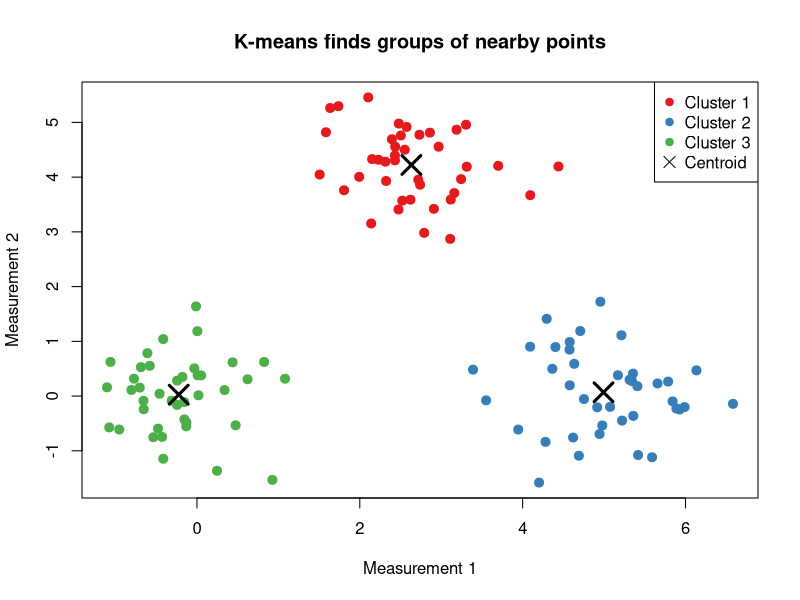
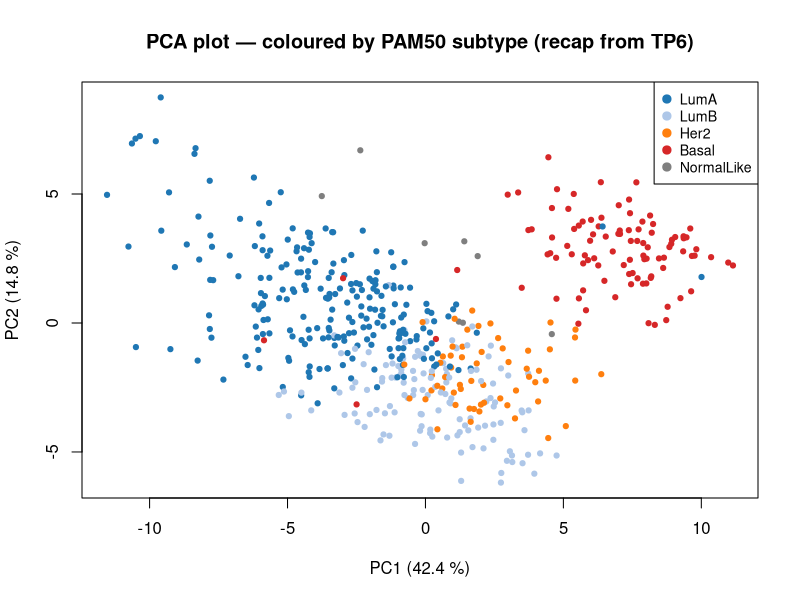
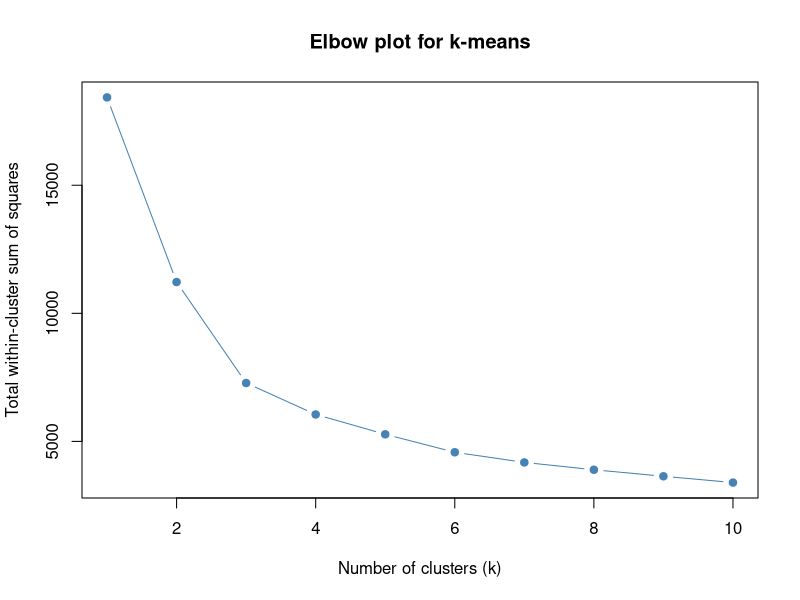
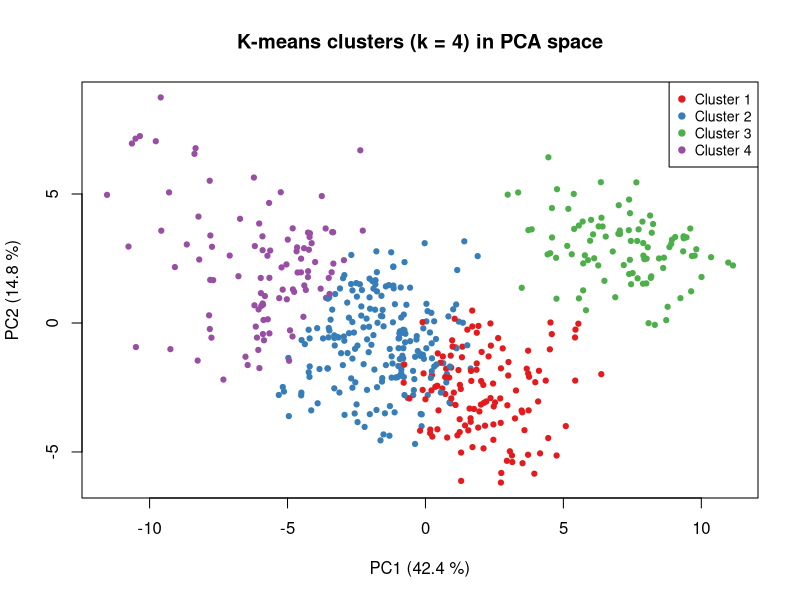
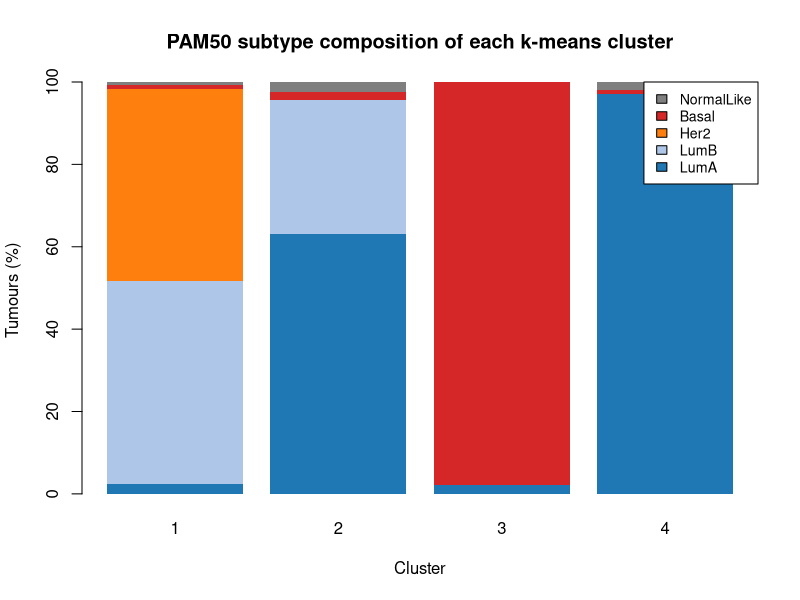
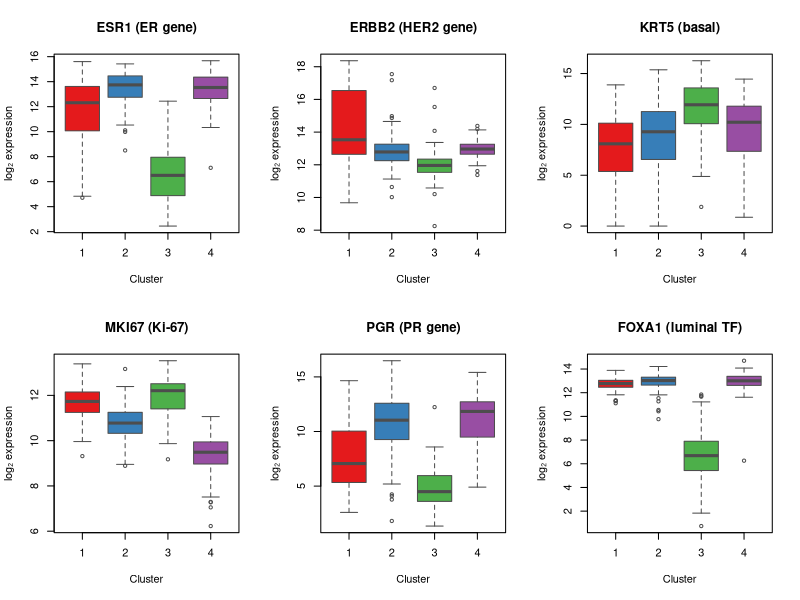
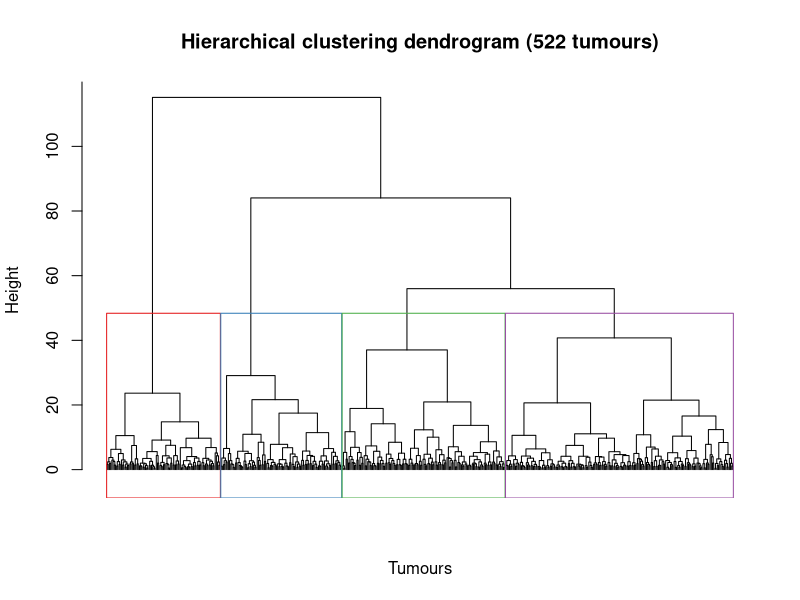
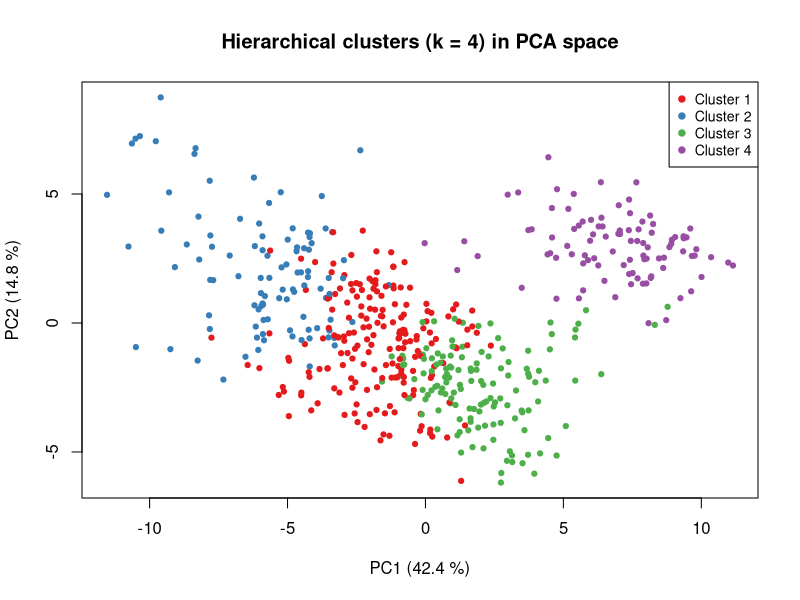

R code for these plots, in order:
## ---- chunk 1
knitr::opts_chunk$set(echo = TRUE, message = FALSE, warning = FALSE,
                      fig.width = 7, fig.height = 4.5, fig.align = "center")
## ---- chunk 2
set.seed(11)
n_per <- 40
blob1 <- cbind(rnorm(n_per, mean = 0,   sd = 0.7), rnorm(n_per, mean = 0,   sd = 0.7))
blob2 <- cbind(rnorm(n_per, mean = 5,   sd = 0.7), rnorm(n_per, mean = 0,   sd = 0.7))
blob3 <- cbind(rnorm(n_per, mean = 2.5, sd = 0.7), rnorm(n_per, mean = 4.3, sd = 0.7))
toy <- rbind(blob1, blob2, blob3)

km_toy   <- kmeans(toy, centers = 3, nstart = 25)
toy_cols <- c("#e41a1c", "#377eb8", "#4daf4a")

plot(toy, pch = 19, cex = 1.2,
     col  = toy_cols[km_toy$cluster],
     xlab = "Measurement 1", ylab = "Measurement 2",
     main = "K-means finds groups of nearby points")
points(km_toy$centers, pch = 4, cex = 2.5, lwd = 3, col = "black")
legend("topright", legend = c("Cluster 1", "Cluster 2", "Cluster 3", "Centroid"),
       col = c(toy_cols, "black"), pch = c(19, 19, 19, 4), pt.cex = c(1, 1, 1, 1.5))
## ---- chunk 3
brca <- read.csv("../data/brca_pam50.csv", row.names = 1)
gene_cols <- colnames(brca)[7:56]

subtype_cols <- c(
  LumA       = "#1f77b4",
  LumB       = "#aec7e8",
  Her2       = "#ff7f0e",
  Basal      = "#d62728",
  NormalLike = "#7f7f7f"
)

X   <- scale(brca[, gene_cols])
pca <- prcomp(X, scale. = FALSE)
var_exp <- pca$sdev^2 / sum(pca$sdev^2) * 100

scores <- as.data.frame(pca$x)
scores$subtype <- factor(brca$pam50,
                         levels = c("LumA", "LumB", "Her2", "Basal", "NormalLike"))
col_pts <- subtype_cols[as.character(scores$subtype)]
## ---- chunk 4
plot(scores$PC1, scores$PC2,
     col  = col_pts, pch = 19, cex = 0.7,
     xlab = paste0("PC1 (", round(var_exp[1], 1), " %)"),
     ylab = paste0("PC2 (", round(var_exp[2], 1), " %)"),
     main = "PCA plot — coloured by PAM50 subtype (recap from TP6)")
legend("topright", legend = names(subtype_cols), col = subtype_cols,
       pch = 19, cex = 0.85, pt.cex = 1.1)
## ---- chunk 5
npc <- 5   # number of PCs used as clustering input
## ---- chunk 6
set.seed(42)

wss <- sapply(1:10, function(k) {
  kmeans(pca$x[, 1:npc], centers = k, nstart = 25)$tot.withinss
})

plot(1:10, wss, type = "b", pch = 19, col = "steelblue",
     xlab = "Number of clusters (k)",
     ylab = "Total within-cluster sum of squares",
     main = "Elbow plot for k-means")
## ---- chunk 7
set.seed(42)
cl_cols <- c("#e41a1c", "#377eb8", "#4daf4a", "#984ea3")

km <- kmeans(pca$x[, 1:npc], centers = 4, nstart = 25)
scores$cluster_km <- as.factor(km$cluster)
## ---- chunk 8
plot(scores$PC1, scores$PC2,
     col = cl_cols[scores$cluster_km], pch = 19, cex = 0.7,
     xlab = paste0("PC1 (", round(var_exp[1], 1), " %)"),
     ylab = paste0("PC2 (", round(var_exp[2], 1), " %)"),
     main = "K-means clusters (k = 4) in PCA space")
legend("topright", legend = paste("Cluster", 1:4),
       col = cl_cols, pch = 19, cex = 0.85)
## ---- chunk 9
tab_km <- table(Cluster = scores$cluster_km, PAM50 = scores$subtype)
tab_km
round(prop.table(tab_km, margin = 1) * 100, 1)
## ---- chunk 10
pct_mat <- t(prop.table(tab_km, margin = 1)) * 100   # subtypes × clusters

barplot(pct_mat,
        col    = subtype_cols[rownames(pct_mat)],
        border = NA,
        legend.text = rownames(pct_mat),
        args.legend = list(x = "topright", cex = 0.85),
        ylab = "Tumours (%)", xlab = "Cluster",
        main = "PAM50 subtype composition of each k-means cluster")
## ---- chunk 11
highlight_genes <- c("ESR1", "ERBB2", "KRT5", "MKI67", "PGR", "FOXA1")
pretty <- c("ESR1 (ER gene)", "ERBB2 (HER2 gene)", "KRT5 (basal)",
            "MKI67 (Ki-67)", "PGR (PR gene)", "FOXA1 (luminal TF)")

par(mfrow = c(2, 3))
for (i in seq_along(highlight_genes)) {
  boxplot(brca[[ highlight_genes[i] ]] ~ scores$cluster_km,
          col    = cl_cols, border = "grey30",
          main   = pretty[i],
          xlab   = "Cluster", ylab = "log₂ expression")
}
par(mfrow = c(1, 1))
## ---- chunk 12
d  <- dist(pca$x[, 1:npc])
hc <- hclust(d, method = "ward.D2")
## ---- chunk 13
plot(hc, labels = FALSE, hang = -1,
     main = "Hierarchical clustering dendrogram (522 tumours)",
     xlab = "Tumours", sub = "")
rect.hclust(hc, k = 4, border = cl_cols)
## ---- chunk 14
scores$cluster_hc <- as.factor(cutree(hc, k = 4))
## ---- chunk 15
plot(scores$PC1, scores$PC2,
     col  = cl_cols[scores$cluster_hc], pch = 19, cex = 0.7,
     xlab = paste0("PC1 (", round(var_exp[1], 1), " %)"),
     ylab = paste0("PC2 (", round(var_exp[2], 1), " %)"),
     main = "Hierarchical clusters (k = 4) in PCA space")
legend("topright", legend = paste("Cluster", 1:4), col = cl_cols,
       pch = 19, cex = 0.85)
## ---- chunk 16
tab_hc <- table(Cluster = scores$cluster_hc, PAM50 = scores$subtype)
tab_hc
round(prop.table(tab_hc, margin = 1) * 100, 1)
## ---- chunk 17
tab_compare <- table(`K-means` = scores$cluster_km, `Hierarchical` = scores$cluster_hc)
tab_compare
## ---- chunk 18
par(mfrow = c(1, 2))

plot(scores$PC1, scores$PC2,
     col = cl_cols[scores$cluster_km], pch = 19, cex = 0.6,
     xlab = "PC1", ylab = "PC2", main = "K-means (k = 4)")

plot(scores$PC1, scores$PC2,
     col = cl_cols[scores$cluster_hc], pch = 19, cex = 0.6,
     xlab = "PC1", ylab = "PC2", main = "Hierarchical clustering (k = 4)")

par(mfrow = c(1, 1))
## ---- chunk 19
library(cluster)

sil_width <- sapply(2:10, function(k) {
  cl <- kmeans(pca$x[, 1:npc], centers = k, nstart = 25)$cluster
  mean(silhouette(cl, d)[, "sil_width"])
})

plot(2:10, sil_width, type = "b", pch = 19, col = "darkorange",
     xlab = "Number of clusters (k)",
     ylab = "Average silhouette width",
     main = "Silhouette validation for k-means")
## ---- chunk 20
sil_km <- silhouette(km$cluster, d)

par(mar = c(4, 4, 4, 8))
plot(sil_km, col = cl_cols, border = NA,
     main = "Silhouette plot — k-means, k = 4", cex.names = 0.7)
## ---- chunk 21
# Adjusted Rand Index: agreement between two clusterings of the same points
# (1 = perfect match, ~0 = no better than random)
adjusted_rand_index <- function(cl1, cl2) {
  tab     <- table(cl1, cl2)
  choose2 <- function(x) x * (x - 1) / 2
  n       <- sum(tab)

  index    <- sum(choose2(tab))
  expected <- sum(choose2(rowSums(tab))) * sum(choose2(colSums(tab))) / choose2(n)
  maxindex <- 0.5 * (sum(choose2(rowSums(tab))) + sum(choose2(colSums(tab))))

  (index - expected) / (maxindex - expected)
}
## ---- chunk 22
set.seed(42)
ari_by_k <- sapply(2:10, function(k) {
  cl <- kmeans(pca$x[, 1:npc], centers = k, nstart = 25)$cluster
  adjusted_rand_index(cl, brca$pam50)
})

plot(2:10, ari_by_k, type = "b", pch = 19, col = "seagreen",
     xlab = "Number of clusters (k)",
     ylab = "Adjusted Rand Index vs. true PAM50 label",
     main = "External validation: agreement with known subtypes")
## ---- chunk 23
sessionInfo()
